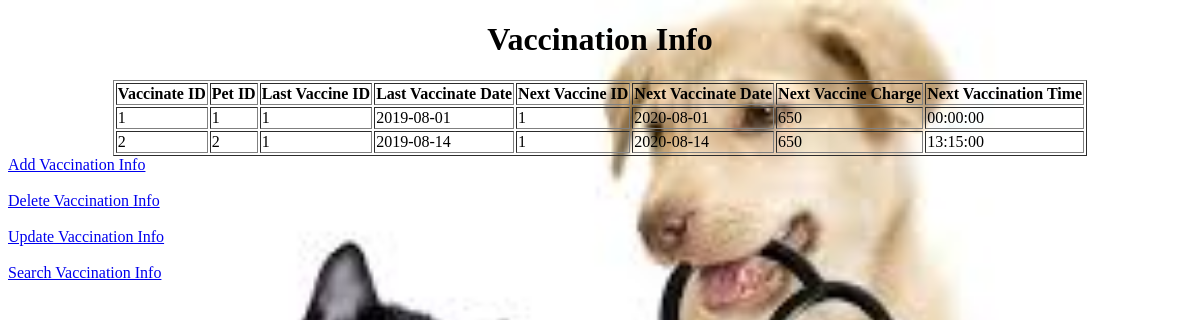
/Sawandi/viewVaccination.php, run on an earlier commit of the app's database.
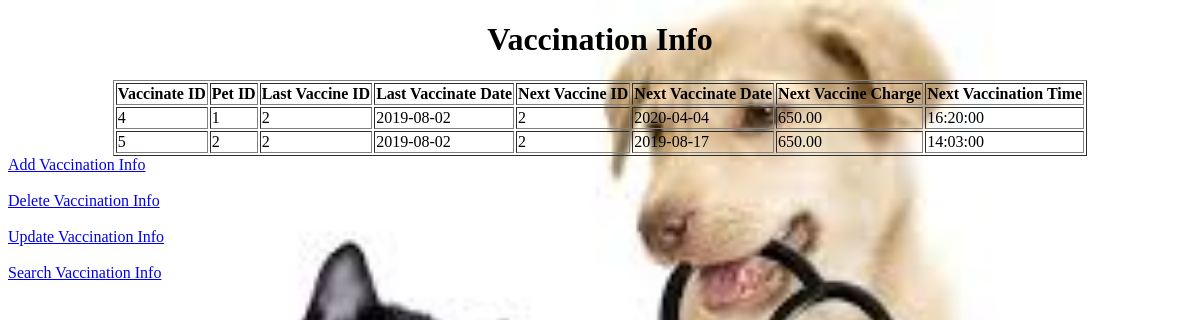
And on a later commit of the database.
### tables this page shows
CREATE TABLE `systamaticvaccinatedetails` (
  `VaccinateId` int(11) NOT NULL,
  `PetId` int(11) NOT NULL,
  `LastVaccineId` int(11) NOT NULL,
  `LastVaccinateDate` date NOT NULL,
  `NextVaccineId` int(11) NOT NULL,
  `NextVaccinateDate` date NOT NULL,
  `NextVaccineCharge` decimal(7,2) NOT NULL,
  `NextVaccinationTime` time NOT NULL
);

### Sawandi/viewVaccination.php (the view, shortened to what this page needs)
<!DOCTYPE html>
<html>
<head>
</head>
	<body>
		<h1 align = "center">Vaccination Info</h1>
		<table border = "1" align = "center">
			<tr>
				<th>Vaccinate ID</th>
				<th>Pet ID</th>
				<th>Last Vaccine ID</th>
				<th>Last Vaccinate Date</th>
				<th>Next Vaccine ID</th>
				<th>Next Vaccinate Date</th>
				<th>Next Vaccine Charge</th>
				<th>Next Vaccination Time</th>
			</tr>
			<?php
				require_once('connection.php');
				$sql = "SELECT * from systamaticvaccinatedetails";
				$result = mysqli_query($con,$sql);
				if(mysqli_num_rows($result)>0){
					while($row = mysqli_fetch_assoc($result))
					{
						echo "<tr>
							<td>".$row["VaccinateId"]."</td>
							<td>".$row["PetId"]."</td>
							<td>".$row["LastVaccineId"]."</td>
							<td>".$row["LastVaccinateDate"]."</td>
							<td>".$row["NextVaccineId"]."</td>
							<td>".$row["NextVaccinateDate"]."</td>
							<td>".$row["NextVaccineCharge"]."</td>
							<td>".$row["NextVaccinationTime"]."</td>
												</tr>";
					}
					echo "</table>";
				}
				else
				{
					echo "0 result";
				}
			?>
				<a href = "vaccinate.php">Add Vaccination Info</a></br><br>
				<a href = "deleteVaccination.php">Delete Vaccination Info</a></br></br>
				<a href = "vaccinationUpdate.php">Update Vaccination Info</a></br></br>
				<a href = "searchVaccination.php">Search Vaccination Info</a></br><br>
	</body>
</html>

What changed in the data, as far as the page shows it:
removed systamaticvaccinatedetails: VaccinateId "1", PetId "1", LastVaccineId "1", LastVaccinateDate "2019-08-01", NextVaccineId "1", NextVaccinateDate "2020-08-01", NextVaccineCharge "650", NextVaccinationTime "00:00:00"
removed systamaticvaccinatedetails: VaccinateId "2", PetId "2", LastVaccineId "1", LastVaccinateDate "2019-08-14", NextVaccineId "1", NextVaccinateDate "2020-08-14", NextVaccineCharge "650", NextVaccinationTime "13:15:00"
added systamaticvaccinatedetails: VaccinateId "4", PetId "1", LastVaccineId "2", LastVaccinateDate "2019-08-02", NextVaccineId "2", NextVaccinateDate "2020-04-04", NextVaccineCharge "650.00", NextVaccinationTime "16:20:00"
added systamaticvaccinatedetails: VaccinateId "5", PetId "2", LastVaccineId "2", LastVaccinateDate "2019-08-02", NextVaccineId "2", NextVaccinateDate "2019-08-17", NextVaccineCharge "650.00", NextVaccinationTime "14:03:00"
